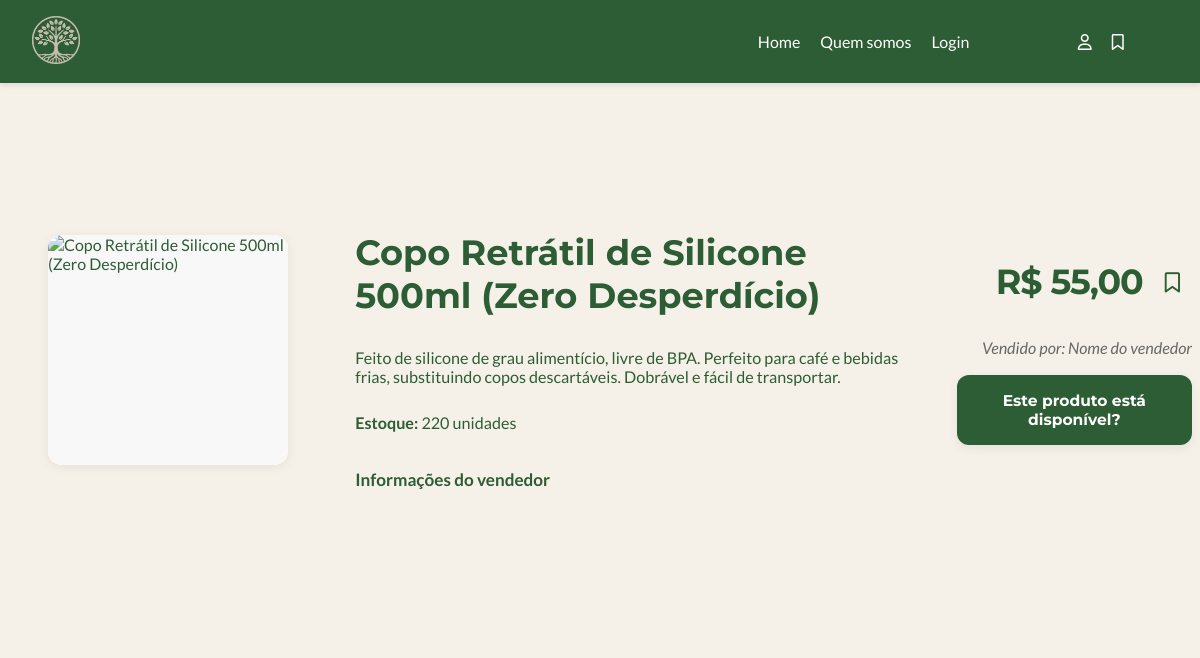
Page /info-produto.php?id=3 on the committed database.
### tables this page shows
CREATE TABLE `produtos` (
  `ProdutoID` int(11) NOT NULL,
  `Nome` varchar(255) NOT NULL,
  `Descricao` text DEFAULT NULL,
  `Preco` decimal(10,2) NOT NULL,
  `Quantidade` int(11) NOT NULL,
  `Img` varchar(500) DEFAULT NULL
);

### info-produto.php (the view, shortened to what this page needs)
<?php
include_once './include/conn.php';
include_once './include/head.php';
$produto_id = null;
if (isset($_GET['id']) && is_numeric($_GET['id'])) {
    $produto_id = (int)$_GET['id'];
}
if ($produto_id !== null && $produto_id > 0) {
    $sql = "SELECT ProdutoID, Nome, Descricao, Preco, Quantidade, Img FROM produtos WHERE ProdutoID = " . $produto_id;
    $retorno = mysqli_query($conn, $sql);
    if ($retorno && mysqli_num_rows($retorno) > 0) {
        $produto = mysqli_fetch_assoc($retorno);
        $img_url = htmlspecialchars($produto['Img']);
        $nome_produto = htmlspecialchars($produto['Nome']);
        $descricao_produto = htmlspecialchars($produto['Descricao']);
        $preco_formatado = number_format($produto['Preco'], 2, ',', '.');
        $quantidade_estoque = htmlspecialchars($produto['Quantidade']);
    }
}
?>
<!DOCTYPE html>
<html lang="pt-BR">
<head>
    <link rel="stylesheet" href="./assets/css/info-produto.css?v=<?php echo date("YmdHis"); ?>"/>
</head>
<body>
    <main class="container">
        <aside id="infos-produto">
            <figure class="imagem-produto-container">
                <img src="<?php echo $img_url; ?>" alt="<?php echo $nome_produto; ?>" class="imagem-produto">
            </figure>
            <section class="info-produto">
                <h2 class="nome-produto"><?php echo $nome_produto; ?></h2>
                <p class="descricao-produto"><?php echo $descricao_produto; ?></p>
                <p><strong>Estoque:</strong> <?php echo $quantidade_estoque > 0 ? $quantidade_estoque . ' unidades' : 'Esgotado'; ?></p>
                <a href="#" id="info-vendedor" class="link-acao">Informações do vendedor</a>
            </section>
        </aside>
        <aside class="controles">
            <div class="preco-e-btn-salvar">
                <div class="preco">R$ <?php echo $preco_formatado; ?></div>
                <button id="btn-salvar-produto" class="btn-salvar"
                title="Salvar produto" aria-label="Salvar este produto">
                    <i class="fa-regular fa-bookmark" id="icone-salvo"></i>
                </button>
            </div>
            <div id="chats">
                <p class="vendedor-por">Vendido por: <?php echo $nomeVendedor ?? 'Nome do vendedor'; ?></p>
            </div>
            <button id="botao-chat" class="btn-chamar-vendedor"
                    data-produto-id="<?php echo $produto_id ?? ''; ?>">
                Este produto está disponível?
            </button>
        </aside>
    </main>
</body>
</html>

### assets/css/header.css (style rules this page uses)
* { box-sizing: border-box; }
:root { --fundo-principal: #F6F4EF; --fundo-card: #FFFFFF; --border: #D9D6CF; --shadow: rgba(0, 0, 0, 0.08); --verde-escuro: #2D5D34; --verde-medio: #4A7C4A; --verde-claro: #9CCC65; --verde-suave: #C8E6C9; --texto-principal: #3B3A36; --texto-secundario: #5A5A58; --texto-inativo: #9E9E9E; --acento-principal: var(--verde-escuro); --acento-secundario: var(--verde-medio); --aviso: #E57373; --sucesso: #81C784; --fundo-invertido: #2D5D34; --texto-invertido: #F6F4EF; }

### assets/css/info-produto.css (style rules this page uses)
*, *::before, *::after { box-sizing: border-box; }
html, body { min-height: 100vh; margin: 0; padding: 0; background: #F5F1E9; color: #2D5D34; font-family: 'Lato', sans-serif; }
main.container { width: 100%; max-width: 1300px; margin: 70px auto 0 auto; background: #F5F1E9; border-radius: 18px; display: flex; flex-direction: row; gap: 0; min-height: 70vh; padding: 2rem 2rem; }
#infos-produto { flex: 2 1 0; display: flex; gap: 2.2rem; align-items: center; min-width: 0; }
.imagem-produto-container { flex: 0 0 340px; min-width: 240px; max-width: 340px; height: 350px; display: flex; align-items: center; justify-content: center; background: #fff; border-radius: 14px; overflow: hidden; box-shadow: 0 2px 12px #0001; }
.imagem-produto { width: 100%; height: 100%; object-fit: contain; aspect-ratio: 1/1; max-width: 300px; max-height: 300px; min-width: 180px; min-height: 180px; border-radius: 12px; background: #f8f8f8; display: block; }
.info-produto { flex: 1 1 0; width: 70%; display: flex; flex-direction: column; justify-content: center; align-items: stretch; gap: 1rem; padding: 0.5rem 0.7rem; }
.nome-produto { font-family: 'Montserrat', sans-serif; font-size: 2.2rem; color: #2D5D34; margin-bottom: 0.3rem; font-weight: 700; word-break: break-word; }
.descricao-produto { color: #5A5A58; font-size: 1.11rem; margin-bottom: 0.6rem; }
.info-produto p { font-size: 1.01rem; color: #2D5D34; margin: 0.6rem 0 0.14rem 0; }
.link-acao { display: block; font-weight: 700; color: #2D5D34; text-decoration: none; margin-top: 1.1rem; margin-bottom: 0.4rem; font-size: 1.07rem; padding: 0.08rem 0; }
.controles { min-width: 180px; display: flex; flex-direction: column; align-items: flex-end; justify-content: center; text-align: center; gap: 1.1rem; padding-left: 1.8rem; background: none; }
.preco-e-btn-salvar { display: flex; text-align: center; align-items: center; gap: 10px; }
.preco { font-family: 'Montserrat', sans-serif; font-size: 2.18rem; color: #2D5D34; font-weight: 700; text-align: right; margin-bottom: 0.4rem; letter-spacing: -1px; word-break: break-word; text-align: center; }
.btn-chamar-vendedor { display: block; width: 70%; margin-right: 0; background: #2D5D34; color: #fff; border: none; border-radius: 12px; font-family: 'Montserrat', sans-serif; font-size: 1.22rem; font-weight: 700; padding: 1rem 0; text-align: center; cursor: pointer; box-shadow: 0 4px 12px rgba(0,0,0,0.06); transition: background 0.3s; }
.btn-salvar { background: none; border: none; padding: 9px 12px; font-size: 1.27rem; border-radius: 50%; cursor: pointer; transition: background .3s, transform .3s; box-shadow: none; margin-bottom: 0.6rem; margin-top: 0.5rem; display: inline-block; color: #2D5D34; }
.vendedor-por { font-size: 1.01rem; font-style: italic; color: #5A5A58; text-align: right; margin-top: 0.4rem; margin-bottom: 0; opacity: 0.9; word-break: break-word; }
@media (max-width: 1200px) { main.container { max-width: 100vw; padding: 0.9rem 0.5rem; } }
@media (max-width: 1200px) { #infos-produto { gap: 1rem; } }
@media (max-width: 1200px) { .imagem-produto-container { flex: 0 0 180px; height: 230px; } }
@media (max-width: 1200px) { .btn-chamar-vendedor { font-size: 0.97rem; width: 98%; } }

### rows in the picture
produtos: Nome "Copo Retrátil de Silicone 500ml (Zero Desperdício)", Descricao "Feito de silicone de grau alimentício, livre de BPA. Perfeito para café e bebidas frias, substituindo copos descartáveis. Dobrável e fácil de transportar.", Quantidade "220", Preco "55,00"

### other values in the picture
$nomeVendedor "Nome do vendedor"
